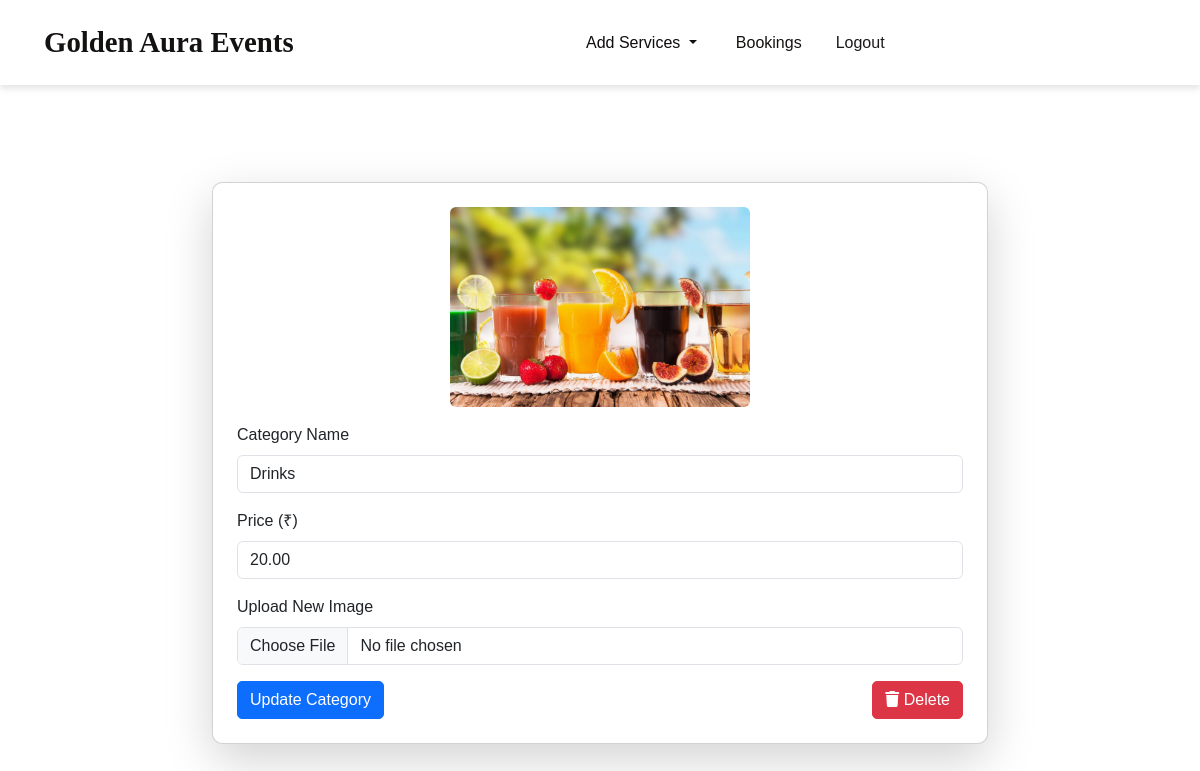
The page /edit_category/1/ on the database its author committed.
### app/models.py (models this page shows, shortened)
class ItemCategory(models.Model):
    img = models.FileField()
    name = models.CharField(max_length=100)
    price = models.DecimalField(max_digits=10, decimal_places=2)

### app/views.py (the view, shortened to what this page needs)
# urls.py: path('edit_category/<int:category_id>/', views.edit_category, name='edit_category'),
def edit_category(req, category_id):
    category = get_object_or_404(ItemCategory, id=category_id)
    return render(req, "shop/edit_category.html", {"category": category})

### templates/shop/edit_category.html (shortened to what this page needs)
<!DOCTYPE html>
<html lang="en">
<head>
    {% load static %}
    <link rel="stylesheet" href="https://cdn.jsdelivr.net/npm/bootstrap@5.3.0/dist/css/bootstrap.min.css">
    <link rel="stylesheet" href="https://cdnjs.cloudflare.com/ajax/libs/font-awesome/6.0.0/css/all.min.css">
</head>
<body>
    <nav class="navbar navbar-expand-lg">
        <div class="container-fluid">
            <a class="navbar-brand" href="/">Golden Aura Events</a>
            <div class="collapse navbar-collapse" id="navbarNav">
                <ul class="navbar-nav ms-auto">
                    <li class="nav-item dropdown">
                        <a class="nav-link dropdown-toggle" href="#" id="navbarDropdown" role="button" data-bs-toggle="dropdown" aria-expanded="false">
                            Add Services
                        </a>
                    </li>
                    <li class="nav-item">
                        <a class="btn btn-book" href="/admin_bookings">Bookings</a>
                    </li>
                    <li class="nav-item">
                        <a class="btn btn-logout" href="/logout">Logout</a>
                    </li>
                </ul>
            </div>
        </div>
    </nav>
<div class="container">
    <h2 class="text-center text-white">Edit Category</h2>
    <div class="card p-4 shadow-lg">
        <form method="POST" enctype="multipart/form-data">
            <div class="text-center mb-3">
                <img src="{{ category.img.url }}" alt="{{ category.name }}" class="img-fluid rounded" style="max-width: 300px;">
            </div>
            <div class="mb-3">
                <label class="form-label">Category Name</label>
                <input type="text" name="name" value="{{ category.name }}" class="form-control" required>
            </div>
            <div class="mb-3">
                <label class="form-label">Price (₹)</label>
                <input type="number" name="price" value="{{ category.price }}" class="form-control" required>
            </div>
            <div class="mb-3">
                <label class="form-label">Upload New Image</label>
                <input type="file" name="img" class="form-control">
            </div>
            <div class="d-flex justify-content-between">
                <button type="submit" class="btn btn-primary">Update Category</button>
                <a href="{% url 'delete_category' category.id %}" class="btn btn-danger" onclick="return confirm('Are you sure?');">
                    <i class="fas fa-trash"></i> Delete
                </a>
            </div>
        </form>
    </div>
</div>
</body>
</html>

### templates/shop/edit_category.html (style rules this page uses)
body { font-family: 'Poppins', sans-serif; }
.navbar { padding: 1rem 2rem; background: white; box-shadow: 0 4px 6px rgba(0, 0, 0, 0.1); }
.navbar-brand { font-family: 'Playfair Display', serif; font-size: 1.8rem; font-weight: bold; color: rgb(20, 17, 17); }
.navbar-nav { margin: 0 auto; display: flex; justify-content: center; align-items: center; }
.navbar-nav .nav-link { font-size: 1rem; font-weight: 500; margin: 0 10px; color: rgb(15, 12, 12); transition: color 0.3s; }
.btn-logout { color: rgb(29, 25, 25); }
.btn-book { color: rgb(23, 18, 18); padding: 8px 20px; border-radius: 20px; font-weight: 400; }
.container { margin-top: 50px; max-width: 800px; }
.card { border-radius: 10px; overflow: hidden; transition: 0.3s; }
.card img { height: 200px; object-fit: cover; }
.btn { border-radius: 5px; transition: 0.3s; }

### rows shown on the page
ItemCategory: img (picture), name "Drinks", price "20.00"
